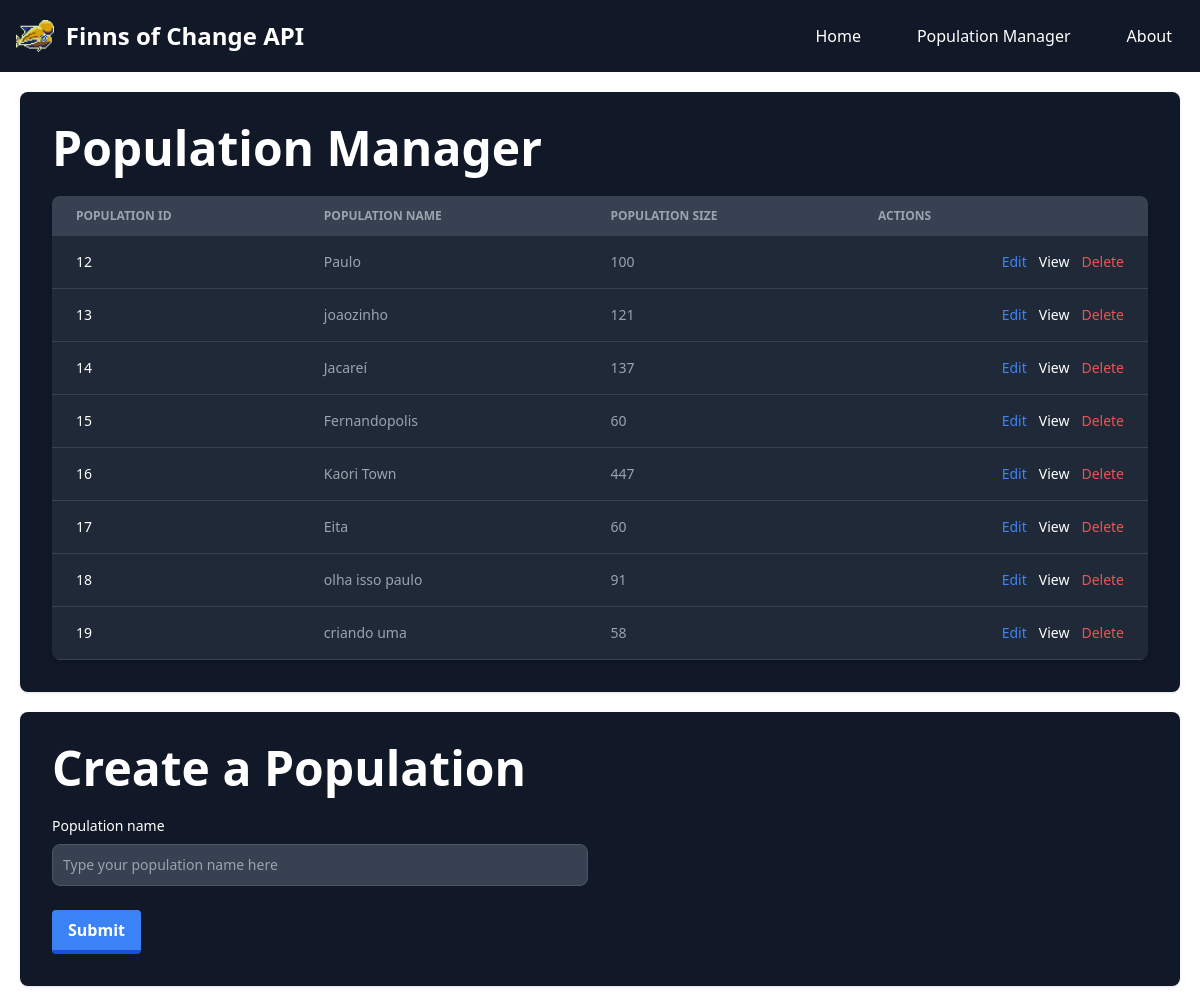
Before: /populations with the older database file.
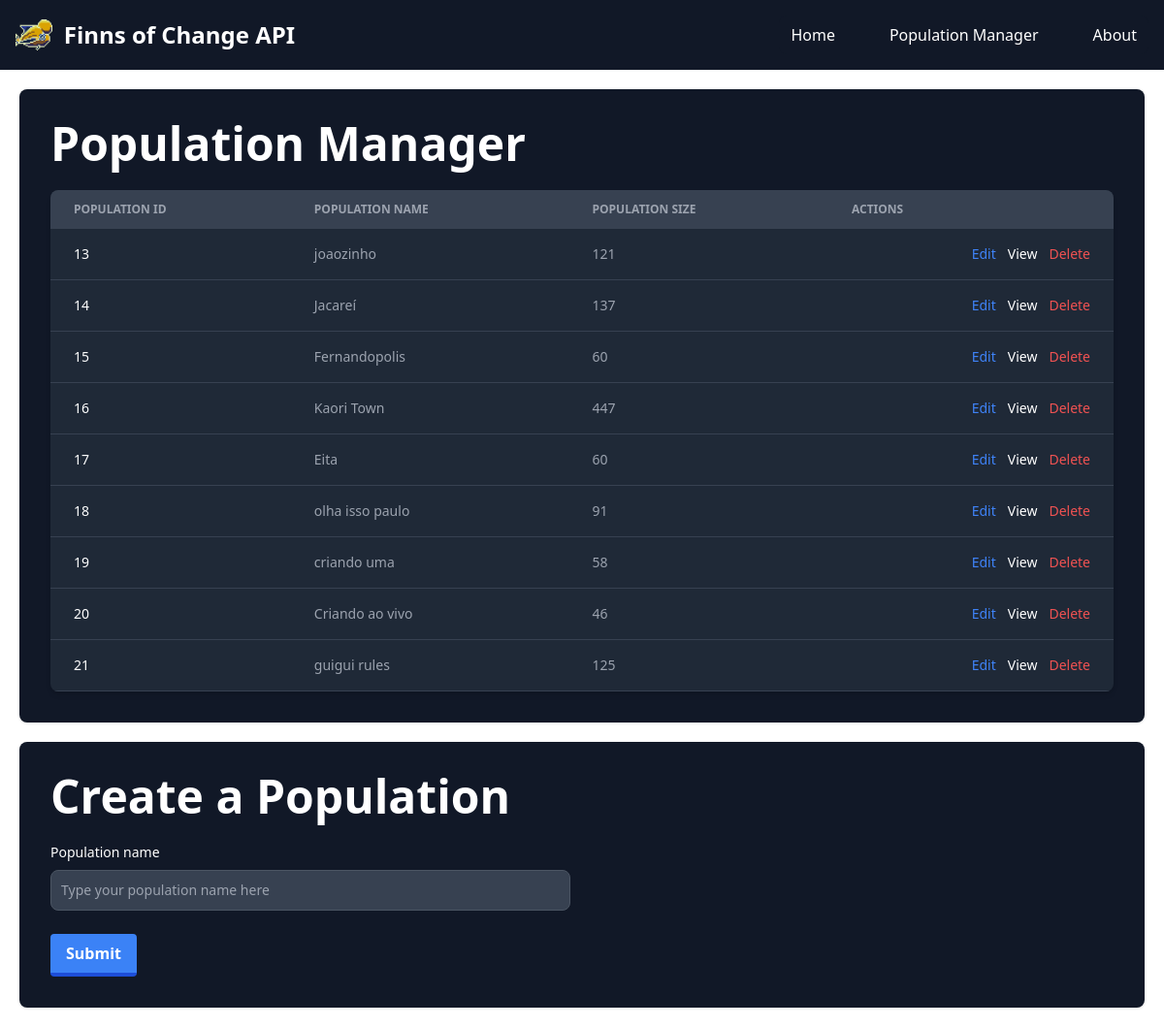
After: the same page with the newer database file.
### tables this page shows
CREATE TABLE population (
               id INTEGER PRIMARY KEY AUTOINCREMENT,
               name TEXT
               );

### app/api/routes.py (the view)
@api.route('/populations', methods=['GET','POST'])
def population_route():
    if request.method == 'GET':
        result = get_populations()
        return render_template('create_population.html', populations=result)
    elif request.method == 'POST':
        name = request.form['name']
        add_population(name)
        return redirect('/populations')

### app/database/operations.py (called while the page is built)
def get_populations():
    conn = sqlite3.connect('fishes.db')
    conn.row_factory = sqlite3.Row
    cursor = conn.cursor()
    cursor.execute("""
        SELECT
            p.id,
            p.name,
            COUNT(i.id) as population_size
        FROM population p
        LEFT JOIN individuals i ON p.id = i.population_id
        GROUP BY p.id
        """)
    results = cursor.fetchall()
    cursor.close()
    conn.close()
    populations = []
    for row in results:
        populations.append({
            'id':row[0],
            'name':row[1],
            'population_size':row[2]
        })
    return populations

### app/templates/create_population.html (shortened to what this page needs)
{% extends 'base.html' %}
{% block content %}
<div class="bg-white dark:bg-gray-900 shadow rounded-lg p-8 relative" style="margin-bottom: 20px;">
    <div class="flex items-center justify-between mb-6">
        <h2 class="text-5xl font-bold text-gray-900 dark:text-white text-center">Population Manager</h2>
    </div>
    <div class="relative overflow-x-auto shadow-md sm:rounded-lg mt-6">
        <table class="w-full text-sm text-left rtl:text-right text-gray-500 dark:text-gray-400">
            <thead class="text-xs text-gray-700 uppercase bg-gray-50 dark:bg-gray-700 dark:text-gray-400">
                <tr>
                    <th scope="col" class="px-6 py-3">
                        Population ID
                    </th>
                    <th scope="col" class="px-6 py-3">
                        Population Name
                    </th>
                    <th scope="col" class="px-6 py-3">
                        Population Size
                    </th>
                    <th scope="col" class="px-6 py-3">
                        Actions
                    </th>
                </tr>
            </thead>
            <tbody>
                {% for pop in populations %}
                <tr class="bg-white border-b dark:bg-gray-800 dark:border-gray-700 border-gray-200 hover:bg-gray-50 dark:hover:bg-gray-600">
                    <th scope="row" class="px-6 py-4 font-medium text-gray-900 whitespace-nowrap dark:text-white">
                        {{ pop['id'] }}
                    </th>
                    <td class="px-6 py-4">
                        {{ pop['name'] }}
                    </td>
                    <td class="px-6 py-4">
                        {{ pop['population_size'] }}
                    </td>
                    <td class="px-6 py-4 text-right">
                        <div class="flex justify-end items-center gap-3">
                            <a href="{{ url_for('api.list_individuals', population_id=pop.id) }}" class="font-medium text-blue-600 dark:text-blue-500 hover:underline">Edit</a>
                            <a href="{{ url_for('api.index', population=pop.id) }}" class="font-medium text-blue-600 dark:text-white hover:underline">View</a>
                            <form method="POST" action="/delete/population/{{ pop.id }}" onsubmit="return confirmDelete()">
                                <button type="submit" class="font-medium text-blue-600 dark:text-red-500 hover:underline">Delete</button>
                            </form>
                        </div>
                    </td>
                </tr>
                {% endfor %}
            </tbody>
        </table>
    </div>
</div>
<div class="bg-white dark:bg-gray-900 shadow rounded-lg p-8 relative" style="margin-top: 20px;">
    <div class="flex items-center justify-between mb-6">
        <h2 class="text-5xl font-bold text-gray-900 dark:text-white text-center">Create a Population</h2>
    </div>
    <form action="/populations" method="post">
            <div class="grid gap-6 mb-6 md:grid-cols-2">
                <div>
                    <label for="population_name" class="block mb-2 text-sm text-darkblue dark:text-white">Population name</label>
                    <input name="name" type="text" id="first_name" class="bg-gray-50 border border-gray-300 text-gray-900 text-sm rounded-lg focus:ring-blue-500 focus:border-blue-500 block w-full p-2.5 dark:bg-gray-700 dark:border-gray-600 dark:placeholder-gray-400 dark:text-white dark:focus:ring-blue-500 dark:focus:border-blue-500" placeholder="Type your population name here" required />
                </div>
            </div>
            <div>
                <button type="submit" class="bg-blue-500 hover:bg-blue-900 text-white font-bold py-2 px-4 border-b-4 border-blue-700 hover:border-blue-500 rounded">
                Submit
                </button>
            </div>
    </form>
</div>
{% endblock %}

Changed rows visible on the page:
removed population: id "12", name "Paulo", population_size "100"
added population: id "20", name "Criando ao vivo", population_size "46"
added population: id "21", name "guigui rules", population_size "125"
